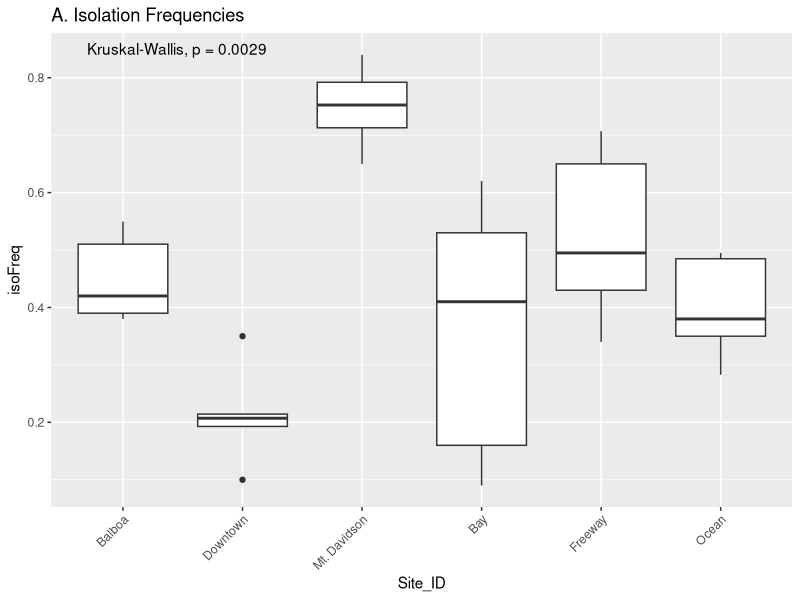
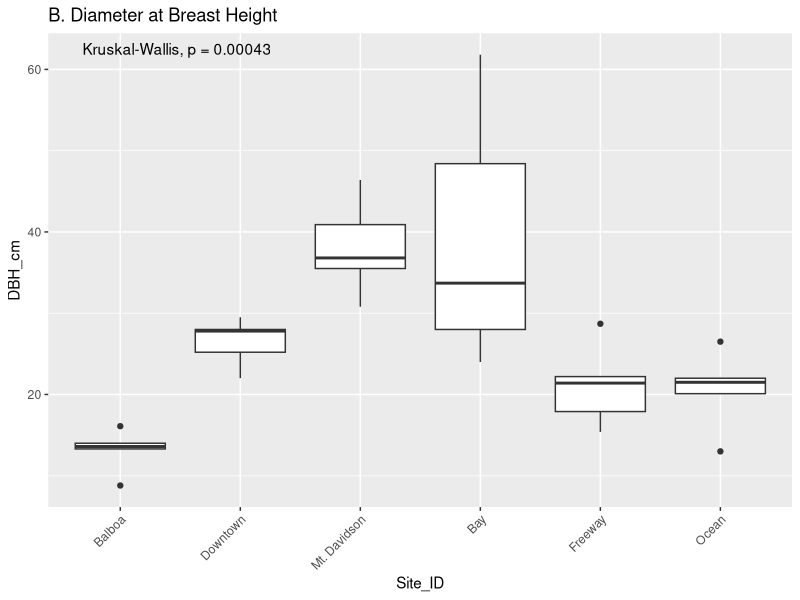
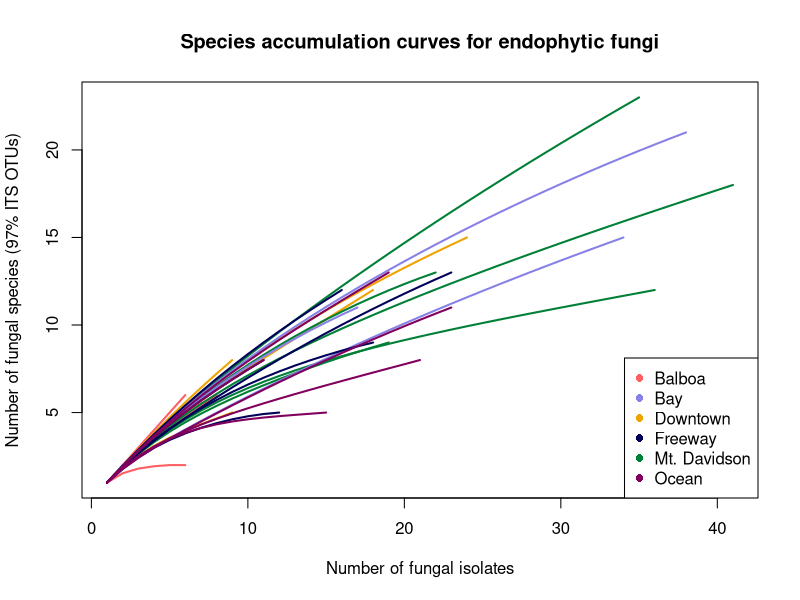
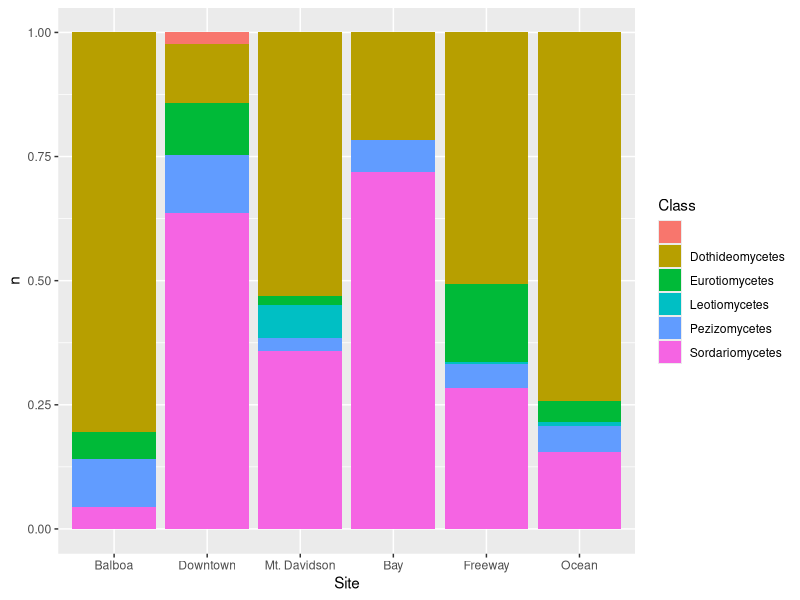
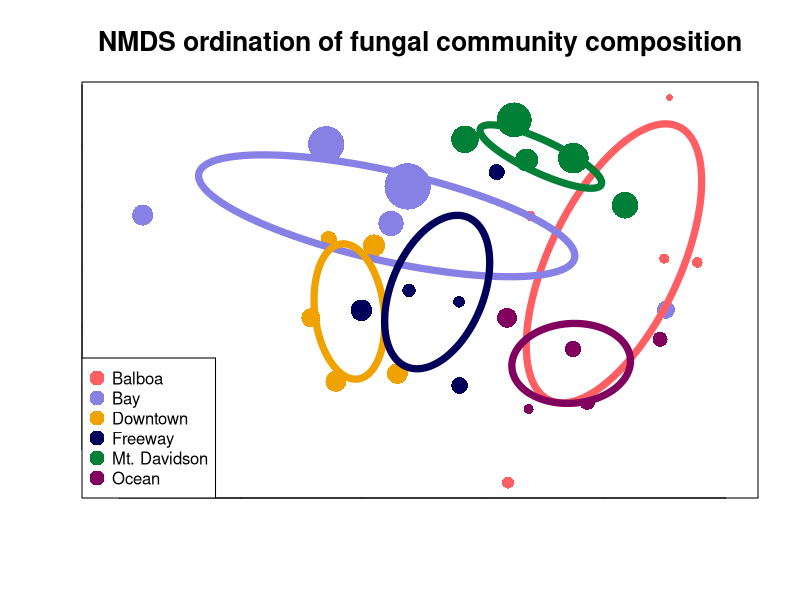

Generate these figures, in order, with R:
## ---- chunk 1
knitr::opts_chunk$set(echo = FALSE, message = FALSE, warning = FALSE)
## ---- chunk 2
# load libraries
library("dplyr")
library("tidyr")
library("vegan")
library("ggplot2")
library("tidyverse")
library("ggpubr")
## ---- chunk 3
# load files
otus <- read.table("seq_with_OTU_ID.txt")
groups <- read.table("groupfile.tsv")
trees <- read.csv("metadata/M_excel_tree_metadata_with_isolationfreq.csv",
                  stringsAsFactors = FALSE)
TBAS <- read.csv("metadata/TBAS_taxonomies.csv")
culturing <- read.csv("metadata/culturing_worksheet.csv")
extractions <- read.csv("metadata/Extraction_worksheet.csv")

# count by groups instead of trees
otu_table <- otus %>%
  left_join(groups, by = c("V1" = "V1")) %>%
  group_by(V2.x, V2.y) %>%
  summarize(count = n()) %>%
  spread(V2.x, count, fill = 0)

# get rid of rows with NA
otu_table <- as.data.frame(na.omit(otu_table))

# fix row name problems for vegan
row.names(otu_table) <- otu_table[, 1]
otu_table <- otu_table[, -1]

# drop out USF test sample
otu_table <- otu_table[1:30,]
## ---- chunk 4
trees %>%
 filter(Site_ID != "Parker") %>%
 filter(Date_sampled > "2017-08-25") %>%
 separate(isolation_freq,
          into = c("grew", "total"),
          sep = "/") %>%
 mutate(grew = as.numeric(grew),
        total = as.numeric(total)) %>%
 mutate(isoFreq = grew/total) %>%
 ggplot(aes(x = Site_ID,
            y = isoFreq)) +
   geom_boxplot() +
 theme(axis.text.x = element_text(angle = 45,
                                  vjust = 1,
                                  hjust = 1)) +
 stat_compare_means(method = "kruskal") +
  scale_x_discrete(labels = c("Balboa",
                                     "Downtown",
                                     "Mt. Davidson",
                                     "Bay",
                                     "Freeway",
                                     "Ocean")) +
  ggtitle("A. Isolation Frequencies")

trees %>%
 filter(Site_ID != "Parker") %>%
 filter(Date_sampled > "2017-08-25") %>%
 ggplot(aes(x = Site_ID,
            y = DBH_cm)) +
   geom_boxplot() +
 theme(axis.text.x = element_text(angle = 45,
                                  vjust = 1,
                                  hjust = 1)) +
 stat_compare_means(method = "kruskal") +
  scale_x_discrete(labels = c("Balboa",
                                     "Downtown",
                                     "Mt. Davidson",
                                     "Bay",
                                     "Freeway",
                                     "Ocean")) +
  ggtitle("B. Diameter at Breast Height")
## ---- chunk 5
#set colors
rare_color = c(rep("#ff5e62", 5),
               rep("#f0a200", 5),
               rep("#007f36", 5),
               rep("#8781e6", 5),
               rep("#00005a", 5),
               rep("#81005e", 5))

#rename sites to be more readable
group_labels <- c(rep("Balboa", 5),
                  rep("Downtown", 5),
                  rep("Mt. Davidson", 5),
                  rep("Bay", 5),
                  rep("Freeway", 5),
                  rep("Ocean", 5))

#draw the species richness curves
rarecurve(otu_table,
          main = "Species accumulation curves for endophytic fungi",
          col = rare_color,
          label = FALSE,
          lwd = 2,
          xlab = "Number of fungal isolates",
          ylab = "Number of fungal species (97% ITS OTUs)")

#add a legend for greater readability
legend("bottomright",
       legend = levels(factor(group_labels)),
       pch = 16,
       col = c(rep("#ff5e62"),
               rep("#8781e6"),
               rep("#f0a200"),
               rep("#00005a"),
               rep("#007f36"),
               rep("#81005e")))

## ---- chunk 6
extraction_with_tree <- read.table("groupfile.tsv",
                                   sep = "\t",
                                   col.names = c("Extraction_ID", "Tree_ID")) %>%
  mutate(site_ID = substr(Tree_ID, 1, 2))

TBAS_names_fixed <- TBAS %>%
  mutate(Extraction_ID = substr(Query_sequence, 1, 8))

TBAS_with_site <- TBAS_names_fixed %>%
  left_join(extraction_with_tree, by = "Extraction_ID") %>%
  na.omit()

write.csv(TBAS_with_site,
          file = "metadata/TBS_with_site.csv",
          row.names = FALSE)

TBAS_with_site %>% 
  group_by(site_ID, Class.level_assignment) %>%
  tally() %>%
  ggplot(aes(x = site_ID,
             y = n,
             fill = Class.level_assignment)) +
  geom_col(position = position_fill()) +
  scale_fill_discrete(name = "Class") +
    scale_x_discrete(labels = c("Balboa",
                                     "Downtown",
                                     "Mt. Davidson",
                                     "Bay",
                                     "Freeway",
                                     "Ocean")) +
  xlab("Site")

## ---- chunk 7
ord_obj <- metaMDS(otu_table)

# fix row names to be more readable
row.names(otu_table) <- c(paste("Balboa - Tree", 1:5),
                         paste("Downtown - Tree", 1:5),
                         paste("Mt. Davidson - Tree", 1:5),
                         paste("Bay - Tree", 1:5),
                         paste("Freeway - Tree", 1:5),
                         paste("Ocean - Tree", 1:5))

trees_aug <- subset(trees, as.POSIXct(trees$Date_sampled) > as.POSIXct("2017-08-01"))
## ---- chunk 8
plot(ord_obj,
     display = "sites",
     type = "n",
     main = "NMDS ordination of fungal community composition",
     cex.main = 1.6,
     xlab = "",
     ylab = "",
     tck = 0,
     labels = FALSE)

points(ord_obj,
       display = "sites",
       col = c(rep("#ff5e62", 5),
               rep("#f0a200", 5),
               rep("#007f36", 5),
               rep("#8781e6", 5),
               rep("#00005a", 5),
               rep("#81005e", 5)),
       cex = trees_aug$DBH_cm/10,
       pch = 16)

legend("bottomleft",
       legend = levels(factor(group_labels)),
       pch = 16,
       cex = 1,
       pt.cex = 2,
       col = c(rep("#ff5e62"),
               rep("#8781e6"),
               rep("#f0a200"),
               rep("#00005a"),
               rep("#007f36"),
               rep("#81005e")))

ordiellipse(ord_obj,
            groups =group_labels,
            label = FALSE,
            col = c(rep("#ff5e62"),
                    rep("#8781e6"),
                    rep("#f0a200"),
                    rep("#00005a"),
                    rep("#007f36"),
                    rep("#81005e")),
            lwd = 7)
